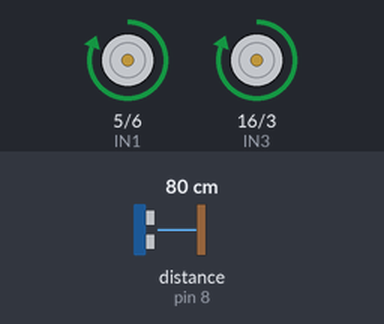
Bench run of a sketch on a simulated Arduino Uno, built with avr-gcc and run on an emulated ATmega328P. On the bench: motor-driver pin pairs drawn as motors (green arrow = first pin HIGH = forward, orange = second pin HIGH = backward, longer = more drive, scaled by the enable pin). Wiring (inferred from the names in the program): ultrasonic range finder: trigger pin 7; echo pin 8. Inputs (shaded band) come from the test bench; at power-on: distance to the obstacle (sensor on pin 8) 80 cm. The echo pulse lasts 58.3 µs per cm.

Above: at 1.2 s.
1.3 s: distance to the obstacle (sensor on pin 8) set to 2 cm
At 1.6 s:
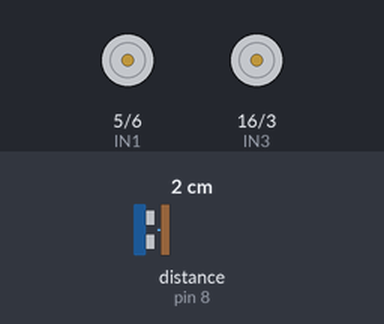
2.8 s: distance to the obstacle (sensor on pin 8) set to 35 cm
At 3.9 s:
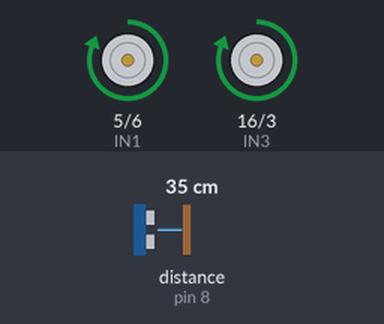
4.3 s: distance to the obstacle (sensor on pin 8) set to 4 cm
At 4.9 s:
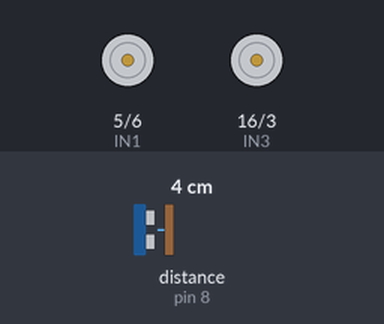
Timing chart, 0 to 7.3 s (numbered marks = the images above; inputs shaded):
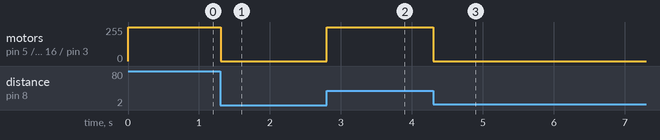

Measured:
- after the input at 1.3 s, motor on pin 5 (IN1) / pin 6 (IN2), motor on pin 16 (IN3) / pin 3 (IN4): forward 255/255 → stopped at once
- after the input at 2.8 s, motor on pin 5 (IN1) / pin 6 (IN2), motor on pin 16 (IN3) / pin 3 (IN4): stopped → forward 255/255 at once
- after the input at 4.3 s, motor on pin 5 (IN1) / pin 6 (IN2), motor on pin 16 (IN3) / pin 3 (IN4): forward 255/255 → stopped at once

The sketch:

4_US_sensor_controls_motor.ino
```cpp
// Motors
// direction control

// left
const int IN1 = 5;
const int IN2 = 6;
// right
const int IN3 = 16;
const int IN4 = 3;

// speed control
const int ENA = 17;
const int ENB = 19;


// Ultrasonic sensors
const int US_TRIG = 7;
const int US_ECHO = 8;

unsigned long current_t;
unsigned long start_t;
const unsigned long check = 1000;   // 1 second

void setup() {
  // put your setup code here, to run once:

  // Motors
  pinMode (IN1, OUTPUT);
  pinMode (IN2, OUTPUT);
  pinMode (IN3, OUTPUT);
  pinMode (IN4, OUTPUT);
  pinMode (ENA, OUTPUT);
  pinMode (ENB, OUTPUT);

  // US sensors
  pinMode(US_TRIG, OUTPUT);
  pinMode(US_ECHO, INPUT);

  start_t = millis();   // initial start time

}

void loop() {
  // put your main code here, to run repeatedly:

// US sensors
  int distance;
  long duration;

  digitalWrite( US_TRIG, LOW );
  delayMicroseconds(2);
  digitalWrite( US_TRIG, HIGH );
  delayMicroseconds( 10 );
  digitalWrite( US_TRIG, LOW );


  current_t = millis();   // current time
  //if (current_t - start_t >= check){

    duration = pulseIn( US_ECHO, HIGH );
    distance = duration/58;
    start_t = current_t;
  //}

  Serial.print("Distance detected: ");
  Serial.print( distance );
  Serial.println(" cm");
  //delay(1000);


  // Control speed
  analogWrite(ENA, 255);
  analogWrite(ENB, 255);

  if (distance > 20 ){    // ON

    // Left
    digitalWrite(IN1, HIGH);
    digitalWrite(IN2, LOW);

    // Right
    digitalWrite(IN3, HIGH);
    digitalWrite(IN4, LOW);
  }

  else if (distance <= 20 ) {   // OFF

    // Left
    digitalWrite(IN1, LOW);
    digitalWrite(IN2, LOW);

    // Right
    digitalWrite(IN3, LOW);
    digitalWrite(IN4, LOW);
  }

}
```
